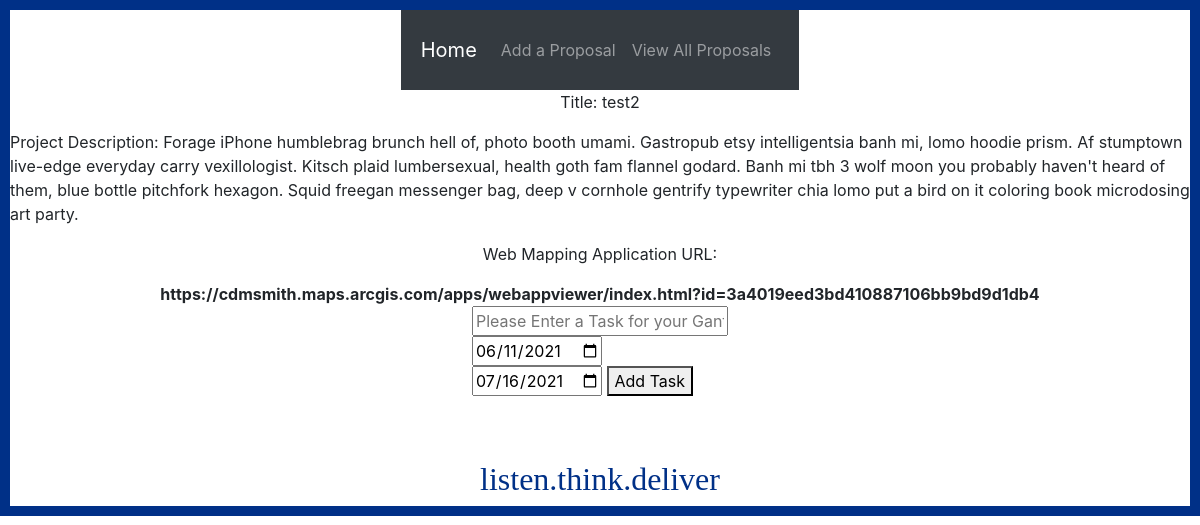
The page /details/2 on the database as committed earlier.
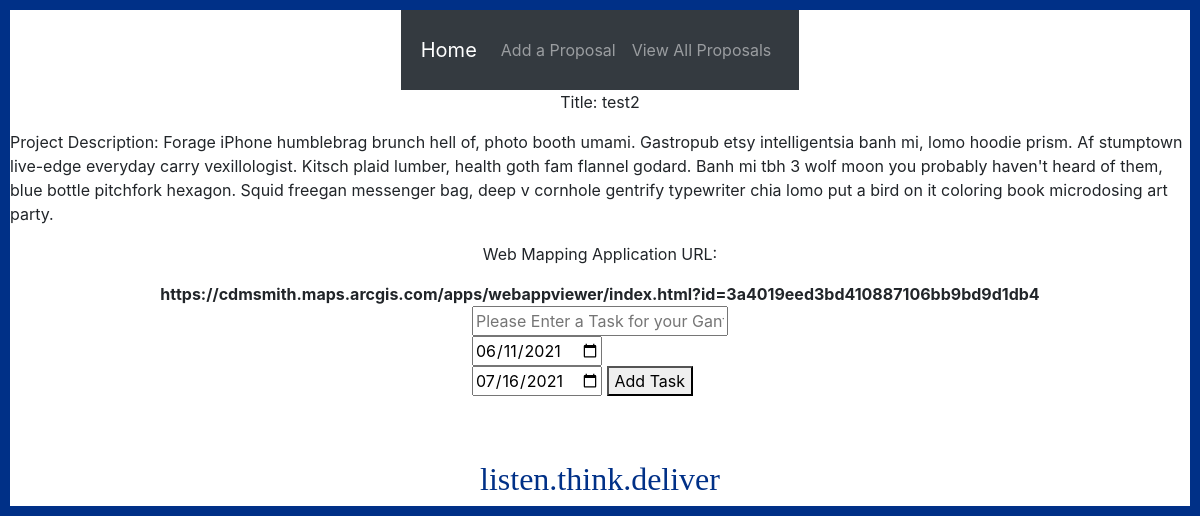
The same page on the database as committed later.
### Capstone_app/models.py (models this page shows, shortened)
class Proposal(models.Model):
    title = models.CharField(max_length=200)
    project_description = models.TextField(max_length=1000)
    map_id = models.URLField(max_length=200)
    project_date_start = models.DateField(default=datetime.datetime.now)
    project_date_end = models.DateField(default=datetime.datetime.now)
    gantt_title = models.CharField(max_length=100, null=True, blank=True)
    gantt_date_start = models.DateField(default=datetime.datetime.now)
    gantt_date_end = models.DateField(default=datetime.datetime.now)
    user = models.ForeignKey(
        User, on_delete=models.CASCADE, null=True, blank=True)

### Capstone_app/views.py (the view)
# urls.py: path('details/<int:id>', views.see_details, name = 'see_details'),
def see_details(request, id):
    details = Proposal.objects.get(id=id)
    context = {
        "details": details,
        "tasks": tasks
    }
    return render(request, 'pages/details.html', context)

### templates/pages/details.html (shortened to what this page needs)
{% extends 'base.html' %} {% block content %}
<p>Title: {{details.title}}</p>
<p>Project Description: {{details.project_description}}</p>
<p>Web Mapping Application URL: </p>
<b>{{details.map_id}}</b>
<form action="{% url 'add_task' details.id %}" method="POST">
<input
    type="text"
    name="gantt_title"
    placeholder="Please Enter a Task for your Gantt Chart"
  />
  <br />
<input
  type="date"
  id="start"
  name="gantt_date_start"
  value="2021-06-11"
  min="2021-01-01"
  max="2030-12-31"
/>
<br />
<input
  type="date"
  id="end"
  name="gantt_date_end"
  value="2021-07-16"
  min="2021-01-01"
  max="2030-12-31"
/>
<a><button type="submit">Add Task</button></a>
<br /><br />
</form>
{% endblock %}

Rows that differ between the two databases and show on the page:
changed Proposal "test2": project_description "…carry vexillologist. Kitsch plaid lumbersexual, health goth fam flannel…" → "…carry vexillologist. Kitsch plaid lumber, health goth fam flannel…"
